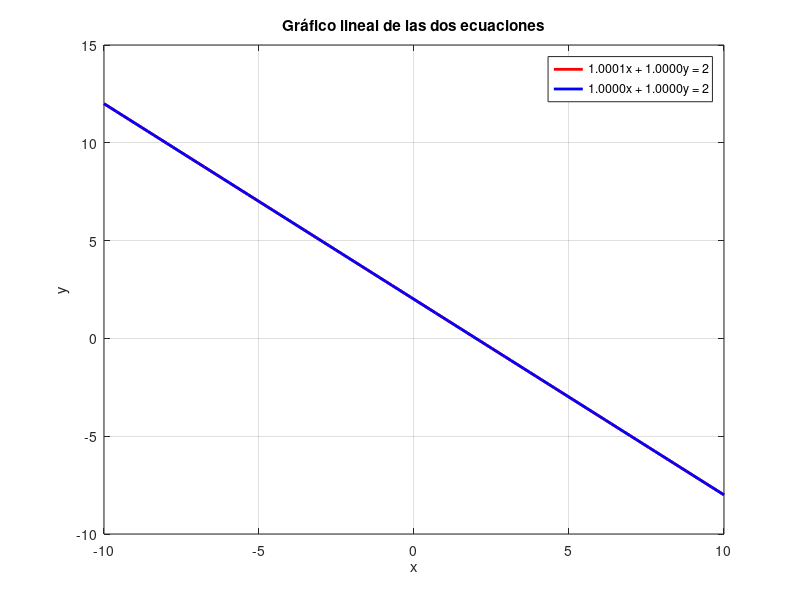

The MATLAB source for this figure:
% Definir los coeficientes de las ecuaciones
A = [1.0001 1.0000; 1.0000 1.0000];
b = [2; 2];

% Crear un rango de valores para x
x = linspace(-10, 10, 100);

% Obtener y de cada ecuación en función de x
y1 = (b(1) - A(1, 1) * x) / A(1, 2);
y2 = (b(2) - A(2, 1) * x) / A(2, 2);

% Graficar las dos ecuaciones
plot(x, y1, 'r', 'LineWidth', 2); % Línea roja para la primera ecuación
hold on;
plot(x, y2, 'b', 'LineWidth', 2); % Línea azul para la segunda ecuación

% Añadir etiquetas y leyenda
xlabel('x');
ylabel('y');
title('Gráfico lineal de las dos ecuaciones');
legend('1.0001x + 1.0000y = 2', '1.0000x + 1.0000y = 2');
grid on;
hold off;
